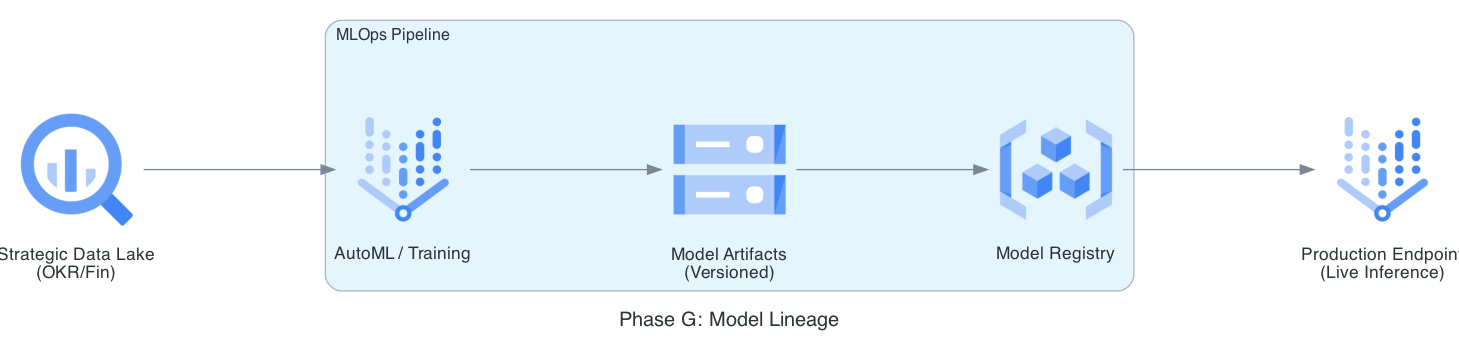

This chart was generated by the following Python code:
from diagrams import Diagram, Cluster, Edge
from diagrams.gcp.analytics import BigQuery
from diagrams.gcp.ml import VertexAI
from diagrams.gcp.storage import GCS
from diagrams.gcp.devtools import GCR

# TOGAF Phase G: Implementation Governance
graph_attr = {
    "pad": "0.1",
    "nodesep": "1.2",
    "ranksep": "2.0",
    "bgcolor": "transparent"
}

with Diagram(
    "Phase G: Model Lineage", 
    show=False, 
    filename="strat_model_lineage", 
    direction="LR", 
    graph_attr=graph_attr
):
    source_data = BigQuery("Strategic Data Lake\n(OKR/Fin)")
    
    with Cluster("MLOps Pipeline"):
        training = VertexAI("AutoML / Training")
        artifact = GCS("Model Artifacts\n(Versioned)")
        registry = GCR("Model Registry")

    endpoint = VertexAI("Production Endpoint\n(Live Inference)")

    source_data >> training >> artifact >> registry >> endpoint
